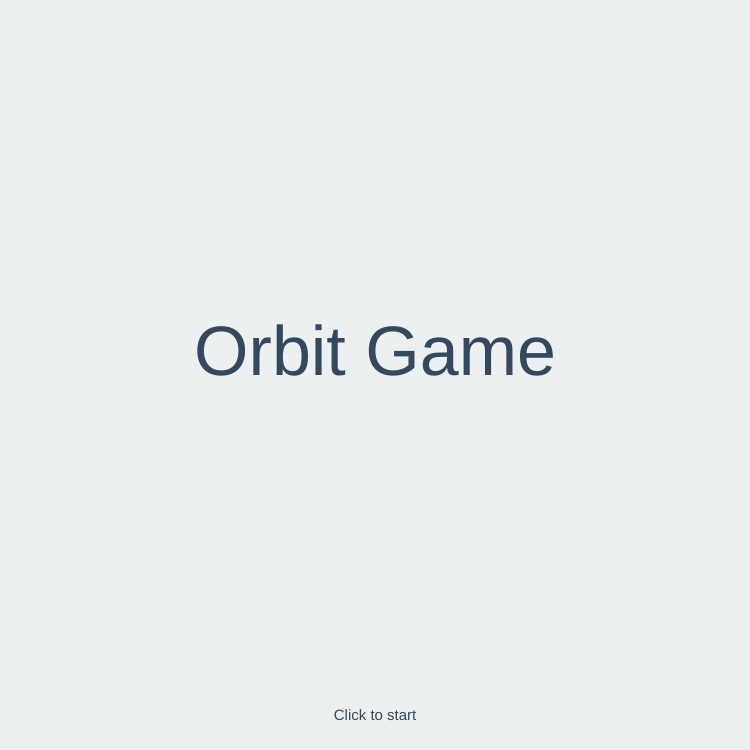
Frame 1 (no input)
Frame 60 (no input): identical to frame 1, image omitted
Frame 120 (the mouse pressed at the canvas centre since frame 60): blank canvas, image omitted

The p5.js sketch that drew this single still picture (run headless with seeded random() and noise() and a simulated clock; from frame 60 on, the mouse is pressed at the canvas centre):

// p5.js sketch
// ── sketch.js
var gameScreen = 0;

var starSize = 20;
var starColor;

var asteroidSize = 10;
var asteroidColor;

var stars = [];
var asteroids = [];

var launchPoint;
var launcherMoveSpeed = 5;

var G = 0.667;

function setup() {
  var canvas = createCanvas(750, 750);
  
  starColor = color(255, 255, 0);
  asteroidColor = color(255, 255, 255);
  
  launchPoint = createVector(width/2, height - 10);
}

function draw() {
  if (gameScreen == 0) {
    // Home screen 
    initScreen();
  } else if (gameScreen == 1) {
    // Game screen
    gamePlayScreen();
  }
}

function initScreen() {
  background(236, 240, 241);
  textAlign(CENTER);
  fill(52, 73, 94);
  textSize(70);
  text("Orbit Game", width/2, height/2);
  textSize(15);
  text("Click to start", width/2, height-30);
}

function gamePlayScreen() {
  background(52, 73, 94);
  moveLauncher();
  calculateGravity();
  drawStars();
  drawAsteroids();
  drawLauncher();
  drawScore();
}

// Events

function mousePressed() {
  if (gameScreen == 0) {
    startGame();
  } else if (gameScreen == 1) {
    // place star
    placeStar(mouseX, mouseY);
  }
}

function moveLauncher() {
  if (keyIsDown(65)) {
    launchPoint.x = constrain(launchPoint.x - launcherMoveSpeed, 10, width-10); 
  }
  if (keyIsDown(68)) {
    launchPoint.x = constrain(launchPoint.x + launcherMoveSpeed, 10, width-10);   
  }
}

function keyPressed() {
  if (keyCode === 32) {
    // Fire asteroid
    fireAsteroid();
  }
}

function startGame() {
  gameScreen = 1; 
}

function placeStar(x, y) {
  stars.push(createVector(x, y));
}

function fireAsteroid() {
  console.log("fire asteroid");
  //asteroids.push(createVector(launchPoint.x, launchPoint.y));
  asteroids.push(new Asteroid(10, launchPoint.x, launchPoint.y));
}

function calculateGravity() {
  // F = G(mM)/r^2
  for (var i = 0; i < stars.length; i++) {
    for (var j = 0; j < asteroids.length; j++) {
      
      //var r = sqrt(pow(abs(stars[i].x-asteroids[j].x), 2) + pow(abs(stars[i].y-asteroids[j].y), 2));
      //console.log(r);
      //var F = G * (starSize * asteroidSize) / pow(r, 2);
      //console.log(F);
      
      
      var difference = p5.Vector.sub(stars[i], asteroids[j].position);
      //console.log(stars[i], asteroids[j].position);
      var dist = difference.magSq();
      if (sqrt(dist) <= starSize/2+asteroidSize/2) {
        asteroids[j].dead = true;
      }
      //console.log(sqrt(dist));
      
      var gravityDirection = difference.normalize();
      
      var gravity = 6.7 * (starSize * asteroidSize) / dist;
      //console.log(gravity);
      //console.log(gravityDirection);
      var gravityVector = p5.Vector.mult(gravityDirection, gravity);
      
      asteroids[j].applyForce(gravityVector);
      //asteroids[j].applyForce(createVector(0, -0.1));
      
      //console.log(gravityVector);
      //drawArrow(stars[i], gravityVector, 'red');
      
      let v1 = stars[i];
      let v2 = asteroids[j];
      
      let v3 = p5.Vector.add(v1, v2);
      
      //asteroids[j].lerp(v3, F);
      //console.log(v1, v2);
      //drawArrow(v1, v2, 'red');
      //let v3 = p5.Vector.add(v1, v2);
      //drawArrow(v1, v3, 'purple');
      
      
    }
  }
}

function drawArrow(base, vec, myColor) {
  push();
  stroke(myColor);
  strokeWeight(3);
  fill(myColor);
  translate(base.x, base.y);
  line(0, 0, vec.x, vec.y);
  rotate(vec.heading());
  let arrowSize = 7;
  translate(vec.mag() - arrowSize, 0);
  triangle(0, arrowSize / 2, 0, -arrowSize / 2, arrowSize, 0);
  pop();
}

// Draw Functions

function drawStars() {
  for (var i = 0; i < stars.length; i++) {
    fill(starColor);
    noStroke();
    ellipse(stars[i].x, stars[i].y, starSize, starSize); 
  }
}

function drawAsteroids() {
  for (var i = 0; i < asteroids.length; i++) {
    asteroids[i].update();
    asteroids[i].display(); 
  }
}

function drawLauncher() {
  fill(asteroidColor);
  noStroke();
  ellipse(launchPoint.x, launchPoint.y, asteroidSize, asteroidSize);
}

function drawScore() { 
  let score = "";
  for (var i = 0; i < asteroids.length; i++) {
    score = asteroids[i].velocity.mag();
  }
  textAlign(LEFT);
  text(Math.floor(score* 100) / 100 + " ms-1", 10, 20);
} 

function Asteroid(m, x, y) {
  this.mass = m;
  this.position = createVector(x, y);
  this.velocity = createVector(0, 0);
  this.acceleration = createVector(0, 0);
  this.dead = false;
}

Asteroid.prototype.applyForce = function(force) {
  let f = p5.Vector.div(force, this.mass);
  this.acceleration.add(f);
};

Asteroid.prototype.update = function() {
  if (this.dead) {
    return; 
  }
  // Velocity changes according to acceleration
  this.velocity.add(this.acceleration);
  // position changes by velocity
  this.position.add(this.velocity);
  // We must clear acceleration each frame
  this.acceleration.mult(0);
};

Asteroid.prototype.display = function() {
  if (this.dead) {
    return; 
  }
  stroke(0);
  strokeWeight(2);
  fill(255,127);
  ellipse(this.position.x, this.position.y, this.mass, this.mass);
};
